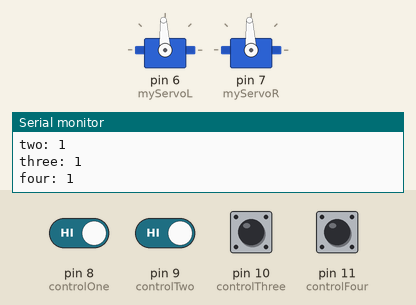
Recording of a sketch running on a simulated Arduino Uno, built with avr-gcc and run on an emulated ATmega328P. On the bench: 2 × servo, the last lines printed to the serial monitor. Inputs (shaded band) come from the test bench; at power-on: pin 8 (controlOne), pin 9 (controlTwo), pin 10 (controlThree), pin 11 (controlFour) HIGH.

Above: at 1.8 s.
1.9 s: pin 8 (controlOne) driven LOW and pin 9 (controlTwo) driven LOW
At 2.4 s:
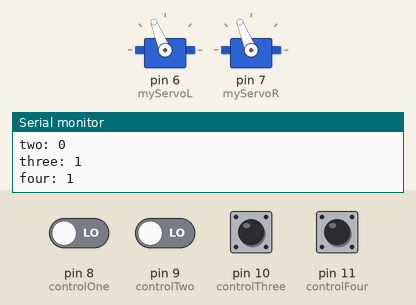
4.9 s: pin 10 (controlThree) pulled LOW for 1 s
At 6.2 s:
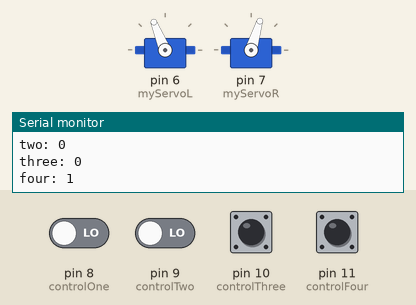
7.9 s: pin 11 (controlFour) pulled LOW for 1 s
10.9 s: pin 8 (controlOne) driven HIGH
At 11.4 s:
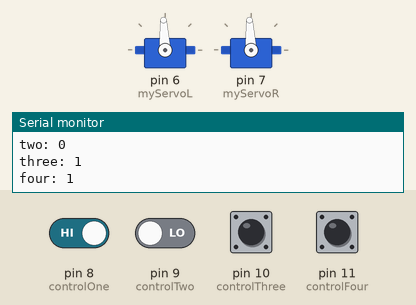
12.4 s: pin 8 (controlOne) driven LOW
At 13.5 s:
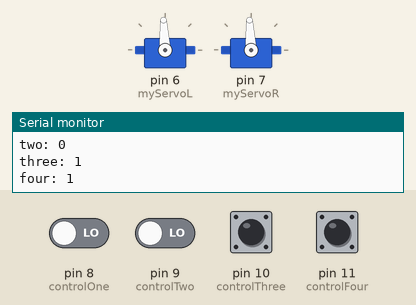
15.4 s: pin 9 (controlTwo) driven HIGH
At 16.0 s:
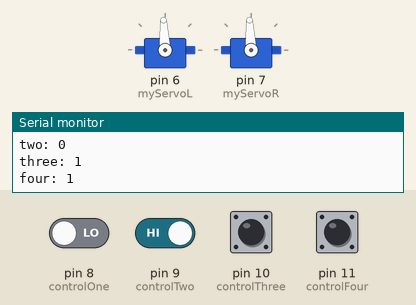
Timing chart, 0 to 17.9 s (numbered marks = the images above; inputs shaded):
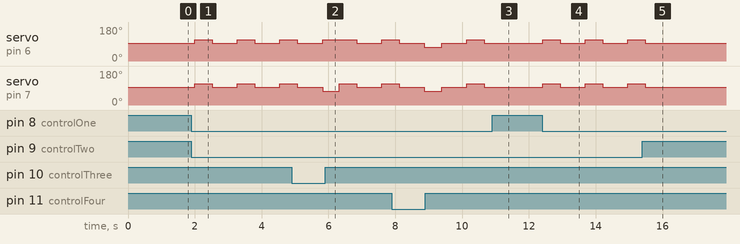

Measured:
- after the input at 1.9 s, servo on pin 6 (myServoL), servo on pin 7 (myServoR): alternates 112° for 0.52 s and 93° for 0.75 s, starting after 0.10 s
- after the input at 4.9 s, servo on pin 6 (myServoL): 112° → 93° after 1.9 s, → 112° 0.75 s later
- after the input at 10.9 s, servo on pin 6 (myServoL), servo on pin 7 (myServoR): stays 93° (without the input it goes to 112° after 0.52 s)
- after the input at 12.4 s, servo on pin 6 (myServoL), servo on pin 7 (myServoR): alternates 112° for 0.52 s and 93° for 0.75 s, starting at once
- after the input at 15.4 s, servo on pin 6 (myServoL), servo on pin 7 (myServoR): goes on until 15.5 s, then stays 93°

The sketch:

Arduino_CutieBot.ino
```cpp
#include <Servo.h>

#define TURN_DELAY 522

Servo myServoL;
Servo myServoR;

const int maxSpeedL = 1700;
const int maxSpeedR = 1300;

int controlOne = 8;
int controlTwo = 9 ;
int controlThree = 10;
int controlFour = 11 ;

int controlOneValue = 0;
int controlTwoValue = 0;
int controlThreeValue = 0;
int controlFourValue = 0;

void stopServo()
{
    myServoL.writeMicroseconds(1500);  // Stopped
    myServoR.writeMicroseconds(1500);  // Stopped
}

void forward(){
    myServoR.writeMicroseconds(maxSpeedR);
    myServoL.writeMicroseconds(maxSpeedL);
}

void reverse(){
    myServoR.writeMicroseconds(maxSpeedL);
    myServoL.writeMicroseconds(maxSpeedR);
}

void advanceRight()
{
  stopServo();
  myServoR.writeMicroseconds(maxSpeedL); ///NEED TO WORK ON THIS
  myServoL.writeMicroseconds(maxSpeedL);
  delay(TURN_DELAY);
  stopServo();
  delay(250);
}


void advanceLeft()
{
  stopServo();
  myServoR.writeMicroseconds(maxSpeedR);
  myServoL.writeMicroseconds(maxSpeedR); ///NEED TO WORK ON THIS
  delay(TURN_DELAY);
  stopServo();
  delay(250);
}

void setup(void)
{
  Serial.begin(9600);
  pinMode(controlOne, INPUT_PULLUP);
  pinMode(controlTwo, INPUT_PULLUP);
  pinMode(controlThree, INPUT_PULLUP);
  pinMode(controlFour, INPUT_PULLUP);
  myServoL.attach(6);  // Servo is connected to digital pin 9
  myServoR.attach(7);  // Servo is connected to digital pin 10
  stopServo();
}

void readControlValues(){
  controlOneValue = digitalRead(controlOne);
  controlTwoValue = digitalRead(controlTwo);
  controlThreeValue = digitalRead(controlThree);
  controlFourValue = digitalRead(controlFour);

  Serial.print("one: ");
  Serial.println(controlOneValue);
  Serial.print("two: ");
  Serial.println(controlTwoValue);
  Serial.print("three: ");
  Serial.println(controlThreeValue);
  Serial.print("four: ");
  Serial.println(controlFourValue);
}

void loop()
{
  readControlValues();
  if(!controlOneValue && !controlTwoValue && !controlThreeValue && controlFourValue) //D0001
    forward();
  else if(!controlOneValue && !controlTwoValue && controlThreeValue && !controlFourValue) //D0010
    advanceLeft();
  else if(!controlOneValue && !controlTwoValue && controlThreeValue && controlFourValue) //D0011
    advanceRight();
  else if(!controlOneValue && controlTwoValue && !controlThreeValue && !controlFourValue) //D0100
    reverse();
  else if(controlOneValue && controlTwoValue && controlThreeValue && controlFourValue)//D1111
    stopServo();

  controlOneValue = controlTwoValue = controlThreeValue = controlFourValue = 0;

  delay(500);
}
```
